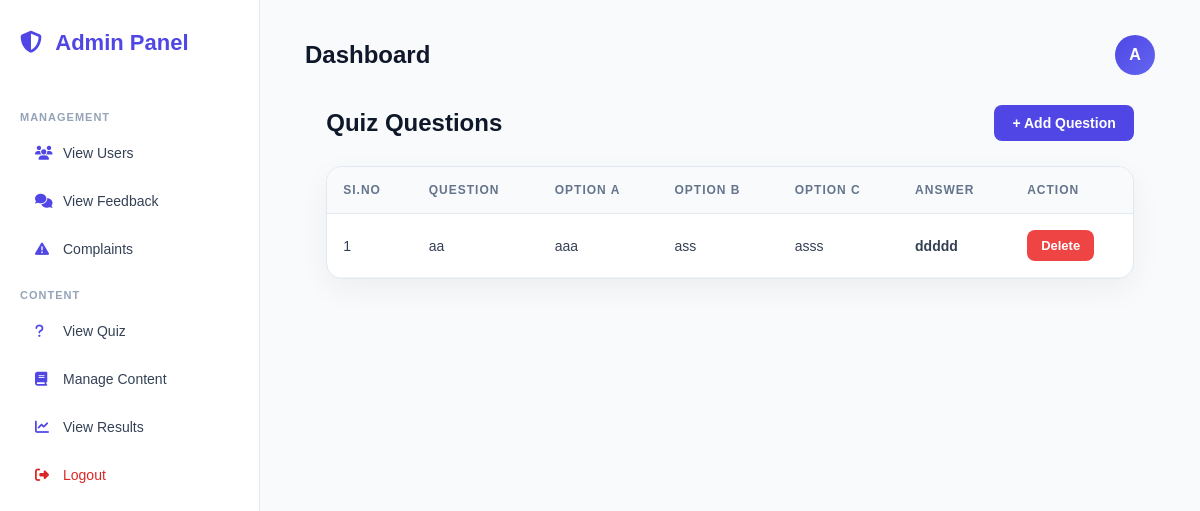
The page /ViewQuiz/ on the database as committed earlier.
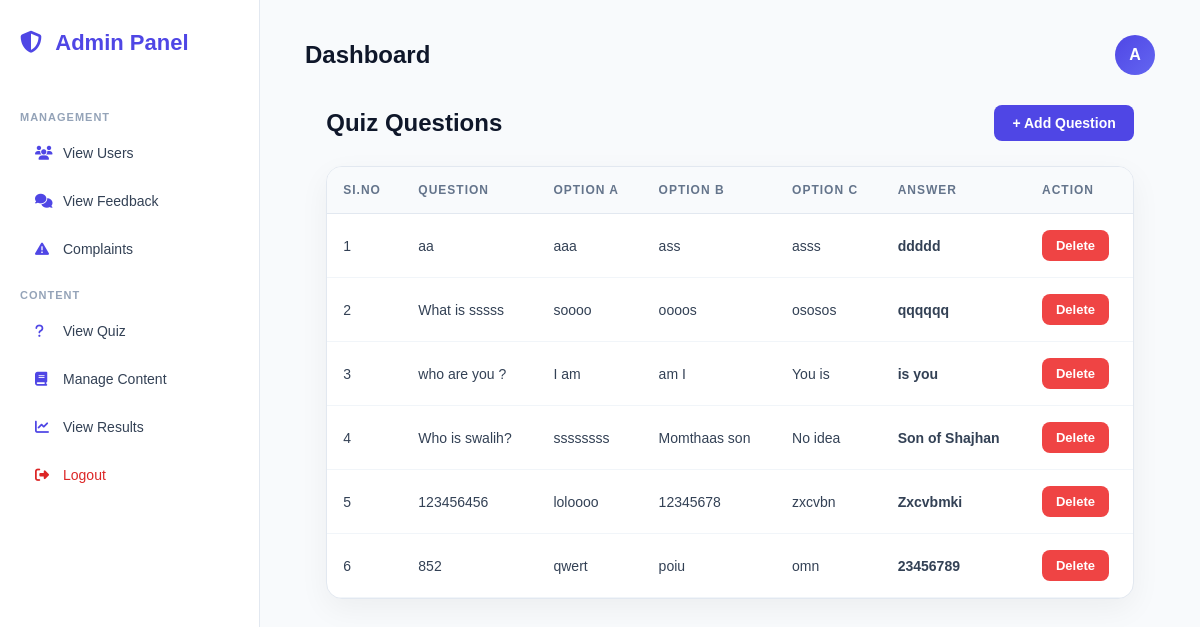
The same page on the database as committed later.
### CyberAwarnessGameApp/models.py (models this page shows)
class QuizTable(models.Model):
    question=models.CharField(max_length=100, blank=True, null=True)
    option1=models.CharField(max_length=100, blank=True, null=True)
    option2=models.CharField(max_length=100, blank=True, null=True)
    option3=models.CharField(max_length=100, blank=True, null=True)
    answer=models.CharField(max_length=100, blank=True, null=True)

### CyberAwarnessGameApp/views.py (the view)
# urls.py: path('ViewQuiz/', views.quiz.as_view(), name='ViewQuiz'),
class quiz(View):
   def get(self,request):
         c=QuizTable.objects.all()
         return render(request, 'ViewQuiz.html',{'questions':c})

### templates/ViewQuiz.html (shortened to what this page needs)
{% extends "admin_home.html" %}
{% block content %}
<div class="page-header">
    <h2>Quiz Questions</h2>
    <a href="/AddQuiz" class="add-btn">
        + Add Question
    </a>
</div>
<div class="table-wrapper">
    <table>
        <thead>
            <tr>
                <th>SI.No</th>
                <th>Question</th>
                <th>Option A</th>
                <th>Option B</th>
                <th>Option C</th>
                <th>Answer</th>
                <th>Action</th>
            </tr>
        </thead>
        <tbody>
            {% for i in questions %}
            <tr>
                <td>{{ forloop.counter }}</td>
                <td class="question-cell">{{ i.question }}</td>
                <td>{{ i.option1 }}</td>
                <td>{{ i.option2 }}</td>
                <td>{{ i.option3 }}</td>
                <td><strong>{{ i.answer }}</strong></td>
                <td>
                    <a href="/DeleteQuiz/{{ i.id }}">
                        <button class="delete-btn">Delete</button>
                    </a>
                </td>
            </tr>
            {% empty %}
            <tr>
                <td colspan="7" style="text-align:center; padding:40px; color:#94a3b8;">
                    No quiz questions available.
                </td>
            </tr>
            {% endfor %}
        </tbody>
    </table>
</div>
{% endblock %}

Rows that differ between the two databases and show on the page:
added QuizTable: question "What is sssss", option1 "soooo", option2 "oooos", option3 "ososos", answer "qqqqqq"
added QuizTable: question "who are you ?", option1 "I am", option2 "am I", option3 "You is", answer "is you"
added QuizTable: question "Who is swalih?", option1 "ssssssss", option2 "Momthaas son", option3 "No idea", answer "Son of Shajhan"
added QuizTable: question "123456456", option1 "loloooo", option2 "12345678", option3 "zxcvbn", answer "Zxcvbmki"
added QuizTable: question "852", option1 "qwert", option2 "poiu", option3 "omn", answer "23456789"
